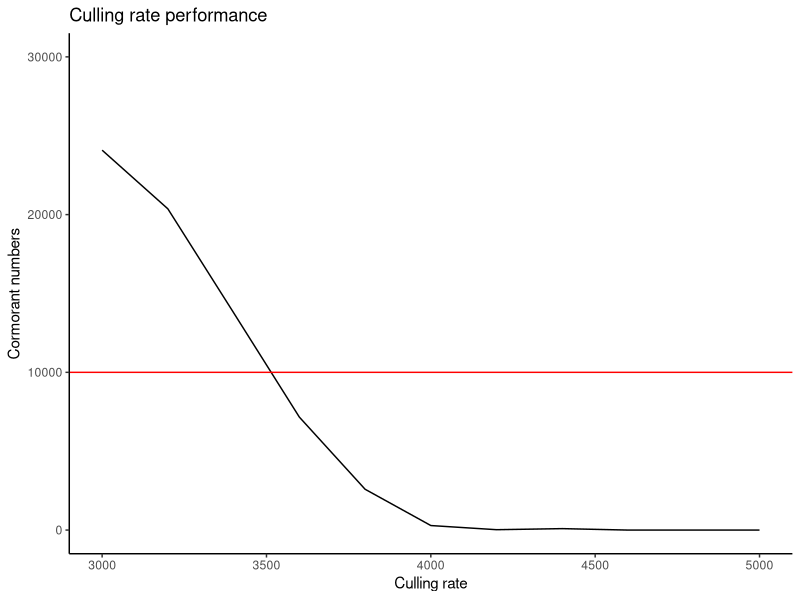

Recreate this plot in R.
#Unit 6, Simple decision, part 2: one objective, continuous options
# We will use the cormorant model here, with stochastic birth rate,
# and normally distributed variation (outcome uncertainty) in the harvest (cull)
# birth rate cv is 20%, harvest cv is 20%

# We will make the objective to maintain abundance as close to 10,000 birds as possible
# and only consider the last 50 years to avoid the effect of initial values

library(ggplot2)

# Define variables for processes
a <- 1
b <- .0046
c <- 1
d <- 50

# Set up a loop over harvest rates
hm <- seq(3,5,.2)  # 3000-5000 birds per year
hsd <- .2 * hm # standard deviation of harvest: cv = .2

# storage vectors for intermediate calculations
avg_birds <- numeric(11)  # 11 harvest levels
birds_l50 <- numeric(100)  # 100 sim replicates
birds_over_time <- numeric(100) # 100 years
for (ih in 1:11) {
  
  # Start a loop over replicate simulations
  for (sims in 1:100) {
  
  # Re-establish starting values for each replicate simulation
  birds <- 20
  
  # Start the main simulation loop over time
  for (i in 1:100) {   # we will run the model for 100 time steps
    
    # Calculate the birth and death rates according to our dynamic processes
    br_dev <- rnorm(1,0,.2)  # .2 = sqrt(.04)
    births_per_female <- a * exp(-b * birds + br_dev) # add lognormal error
    deaths_per_capita <- c * birds / (d + birds)
    
    # Convert rates to actual numbers
    births <- births_per_female * birds / 2  # divide by 2 because per female
    deaths <- deaths_per_capita * birds
    harvest <- rnorm(1,hm[ih],hsd[ih])  # normally distributed harvest variation
    
    # Apply the tautology
    birds <- birds + births - deaths - harvest
    if (birds < 0) birds <- 0
    
    # Add a row to the output data frame
    birds_over_time[i] <- birds
    #close the time loop

  }
  #compute average numbers for last 50 years
  birds_l50[sims] <- mean(birds_over_time[51:100])
  #close the replicate simulation loop
  }
  avg_birds[ih] <- mean(birds_l50)
}


# Plot the results - ggplot version
Harvest_range <- ggplot() +
  geom_line(mapping=aes(x=hm*1000,y=avg_birds*1000),
            color = 'black') +
  geom_hline(yintercept = 10000, color='red') +
  labs(title = "Culling rate performance",
       x = "Culling rate",
       y = "Cormorant numbers") +
  coord_cartesian(ylim=c(0,30000)) +
  theme_classic()
plot(Harvest_range)
